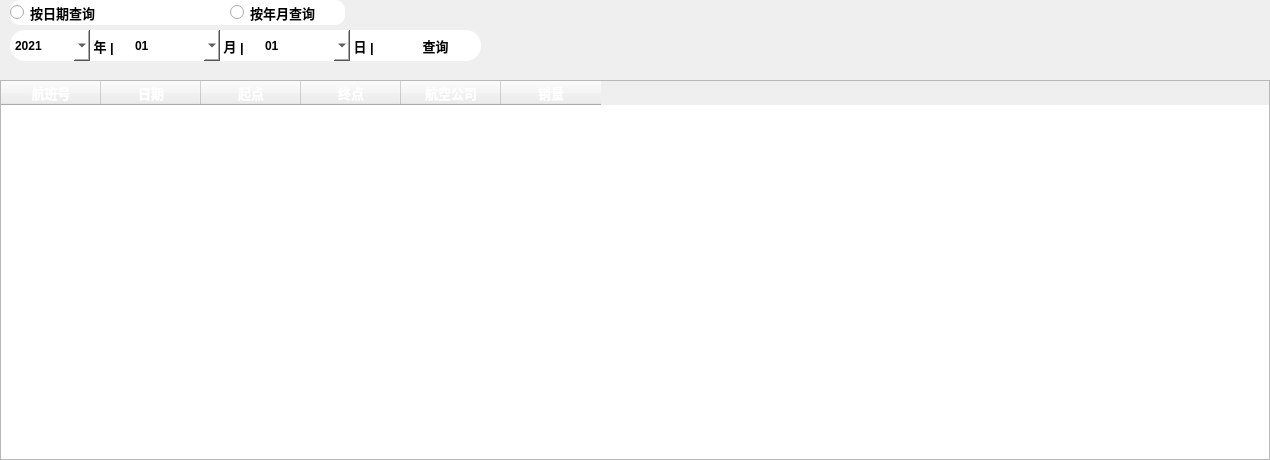
  <widget class="QWidget" name="widget_3" native="true">
   <property name="geometry">
    <rect>
     <x>170</x>
     <y>10</y>
     <width>1270</width>
     <height>460</height>
    </rect>
   </property>
   <property name="styleSheet">
    <string notr="true"/>
   </property>
   <widget class="QTableWidget" name="tableWidget_4">
    <property name="geometry">
     <rect>
      <x>0</x>
      <y>80</y>
      <width>1270</width>
      <height>380</height>
     </rect>
    </property>
    <property name="font">
     <font>
      <pointsize>10</pointsize>
     </font>
    </property>
    <property name="styleSheet">
     <string notr="true">color: rgb(255, 255, 255);</string>
    </property>
    <property name="editTriggers">
     <set>QAbstractItemView::NoEditTriggers</set>
    </property>
    <property name="selectionBehavior">
     <enum>QAbstractItemView::SelectRows</enum>
    </property>
    <column>
     <property name="text">
      <string>航班号</string>
     </property>
     <property name="font">
      <font>
       <pointsize>10</pointsize>
       <weight>75</weight>
       <bold>true</bold>
      </font>
     </property>
     <property name="textAlignment">
      <set>AlignCenter</set>
     </property>
    </column>
    <column>
     <property name="text">
      <string>日期</string>
     </property>
     <property name="font">
      <font>
       <pointsize>10</pointsize>
       <weight>75</weight>
       <bold>true</bold>
      </font>
     </property>
     <property name="textAlignment">
      <set>AlignCenter</set>
     </property>
    </column>
    <column>
     <property name="text">
      <string>起点</string>
     </property>
     <property name="font">
      <font>
       <pointsize>10</pointsize>
       <weight>75</weight>
       <bold>true</bold>
      </font>
     </property>
     <property name="textAlignment">
      <set>AlignCenter</set>
     </property>
    </column>
    <column>
     <property name="text">
      <string>终点</string>
     </property>
     <property name="font">
      <font>
       <pointsize>10</pointsize>
       <weight>75</weight>
       <bold>true</bold>
      </font>
     </property>
     <property name="textAlignment">
      <set>AlignCenter</set>
     </property>
    </column>
    <column>
     <property name="text">
      <string>航空公司</string>
     </property>
     <property name="font">
      <font>
       <pointsize>10</pointsize>
       <weight>75</weight>
       <bold>true</bold>
      </font>
     </property>
     <property name="textAlignment">
      <set>AlignCenter</set>
     </property>
    </column>
    <column>
     <property name="text">
      <string>销量</string>
     </property>
     <property name="font">
      <font>
       <pointsize>10</pointsize>
       <weight>75</weight>
       <bold>true</bold>
      </font>
     </property>
     <property name="textAlignment">
      <set>AlignCenter</set>
     </property>
    </column>
   </widget>
   <widget class="QComboBox" name="comboBox_2">
    <property name="geometry">
     <rect>
      <x>10</x>
      <y>30</y>
      <width>80</width>
      <height>31</height>
     </rect>
    </property>
    <property name="font">
     <font>
      <weight>75</weight>
      <bold>true</bold>
     </font>
    </property>
    <property name="styleSheet">
     <string notr="true">background-color: rgb(255, 255, 255);
border-top-left-radius:15px;
border-bottom-left-radius:15px;</string>
    </property>
    <item>
     <property name="text">
      <string>2021</string>
     </property>
    </item>
   </widget>
   <widget class="QLabel" name="label_15">
    <property name="geometry">
     <rect>
      <x>220</x>
      <y>30</y>
      <width>41</width>
      <height>31</height>
     </rect>
    </property>
    <property name="font">
     <font>
      <pointsize>10</pointsize>
      <weight>75</weight>
      <bold>true</bold>
     </font>
    </property>
    <property name="styleSheet">
     <string notr="true">background-color: rgb(255, 255, 255);</string>
    </property>
    <property name="text">
     <string> 月 |</string>
    </property>
   </widget>
   <widget class="QLabel" name="label_16">
    <property name="geometry">
     <rect>
      <x>90</x>
      <y>30</y>
      <width>40</width>
      <height>31</height>
     </rect>
    </property>
    <property name="font">
     <font>
      <pointsize>10</pointsize>
      <weight>75</weight>
      <bold>true</bold>
     </font>
    </property>
    <property name="styleSheet">
     <string notr="true">background-color: rgb(255, 255, 255);</string>
    </property>
    <property name="text">
     <string> 年 |</string>
    </property>
   </widget>
   <widget class="QComboBox" name="comboBox_3">
    <property name="geometry">
     <rect>
      <x>130</x>
      <y>30</y>
      <width>90</width>
      <height>31</height>
     </rect>
    </property>
    <property name="font">
     <font>
      <weight>75</weight>
      <bold>true</bold>
     </font>
    </property>
    <property name="styleSheet">
     <string notr="true">background-color: rgb(255, 255, 255);
border-top-right-radius:15px;
border-bottom-right-radius:15px;</string>
    </property>
    <item>
     <property name="text">
      <string>01</string>
     </property>
    </item>
    <item>
     <property name="text">
      <string>02</string>
     </property>
    </item>
    <item>
     <property name="text">
      <string>03</string>
     </property>
    </item>
    <item>
     <property name="text">
      <string>04</string>
     </property>
    </item>
    <item>
     <property name="text">
      <string>05</string>
     </property>
    </item>
    <item>
     <property name="text">
      <string>06</string>
     </property>
    </item>
    <item>
     <property name="text">
      <string>07</string>
     </property>
    </item>
    <item>
     <property name="text">
      <string>08</string>
     </property>
    </item>
    <item>
     <property name="text">
      <string>09</string>
     </property>
    </item>
    <item>
     <property name="text">
      <string>10</string>
     </property>
    </item>
    <item>
     <property name="text">
      <string>11</string>
     </property>
    </item>
    <item>
     <property name="text">
      <string>12</string>
     </property>
    </item>
   </widget>
   <widget class="QPushButton" name="pushButton_14">
    <property name="geometry">
     <rect>
      <x>390</x>
      <y>30</y>
      <width>91</width>
      <height>31</height>
     </rect>
    </property>
    <property name="font">
     <font>
      <pointsize>10</pointsize>
      <weight>75</weight>
      <bold>true</bold>
     </font>
    </property>
    <property name="styleSheet">
     <string notr="true">#pushButton_14:!hover
{
background-color: rgb(255, 255, 255);
border-top-right-radius:15px;
border-bottom-right-radius:15px;
}
#pushButton_14:hover
{
background-color: rgb(85, 187, 138);
border-top-right-radius:15px;
border-bottom-right-radius:15px;
color: rgb(255, 255, 255);
}</string>
    </property>
    <property name="text">
     <string>查询</string>
    </property>
   </widget>
   <widget class="QRadioButton" name="radioButton">
    <property name="geometry">
     <rect>
      <x>10</x>
      <y>0</y>
      <width>115</width>
      <height>25</height>
     </rect>
    </property>
    <property name="font">
     <font>
      <pointsize>10</pointsize>
      <weight>75</weight>
      <bold>true</bold>
     </font>
    </property>
    <property name="styleSheet">
     <string notr="true">#radioButton:!hover
{
background-color: rgb(255, 255, 255);
border-top-left-radius:10px;
border-bottom-left-radius:10px;
}
#radioButton:hover
{
background-color: rgb(85, 187, 138);
border-top-left-radius:10px;
border-bottom-left-radius:10px;
color: rgb(255, 255, 255);
}</string>
    </property>
    <property name="text">
     <string>按日期查询</string>
    </property>
   </widget>
   <widget class="QRadioButton" name="radioButton_2">
    <property name="geometry">
     <rect>
      <x>230</x>
      <y>0</y>
      <width>115</width>
      <height>25</height>
     </rect>
    </property>
    <property name="font">
     <font>
      <pointsize>10</pointsize>
      <weight>75</weight>
      <bold>true</bold>
     </font>
    </property>
    <property name="styleSheet">
     <string notr="true">#radioButton_2:!hover
{
background-color: rgb(255, 255, 255);
border-top-right-radius:10px;
border-bottom-right-radius:10px;
}
#radioButton_2:hover
{
background-color: rgb(85, 187, 138);
border-top-right-radius:10px;
border-bottom-right-radius:10px;
color: rgb(255, 255, 255);
}</string>
    </property>
    <property name="text">
     <string>按年月查询</string>
    </property>
   </widget>
   <widget class="QLabel" name="label_17">
    <property name="geometry">
     <rect>
      <x>120</x>
      <y>0</y>
      <width>111</width>
      <height>25</height>
     </rect>
    </property>
    <property name="styleSheet">
     <string notr="true">background-color: rgb(255, 255, 255);</string>
    </property>
    <property name="text">
     <string/>
    </property>
   </widget>
   <widget class="QComboBox" name="comboBox_4">
    <property name="geometry">
     <rect>
      <x>260</x>
      <y>30</y>
      <width>90</width>
      <height>31</height>
     </rect>
    </property>
    <property name="font">
     <font>
      <weight>75</weight>
      <bold>true</bold>
     </font>
    </property>
    <property name="styleSheet">
     <string notr="true">background-color: rgb(255, 255, 255);
border-top-right-radius:15px;
border-bottom-right-radius:15px;</string>
    </property>
    <item>
     <property name="text">
      <string>01</string>
     </property>
    </item>
    <item>
     <property name="text">
      <string>02</string>
     </property>
    </item>
    <item>
     <property name="text">
      <string>03</string>
     </property>
    </item>
    <item>
     <property name="text">
      <string>04</string>
     </property>
    </item>
    <item>
     <property name="text">
      <string>05</string>
     </property>
    </item>
    <item>
     <property name="text">
      <string>06</string>
     </property>
    </item>
    <item>
     <property name="text">
      <string>07</string>
     </property>
    </item>
    <item>
     <property name="text">
      <string>08</string>
     </property>
    </item>
    <item>
     <property name="text">
      <string>09</string>
     </property>
    </item>
    <item>
     <property name="text">
      <string>10</string>
     </property>
    </item>
    <item>
     <property name="text">
      <string>11</string>
     </property>
    </item>
    <item>
     <property name="text">
      <string>12</string>
     </property>
    </item>
    <item>
     <property name="text">
      <string>13</string>
     </property>
    </item>
    <item>
     <property name="text">
      <string>14</string>
     </property>
    </item>
    <item>
     <property name="text">
      <string>15</string>
     </property>
    </item>
    <item>
     <property name="text">
      <string>16</string>
     </property>
    </item>
    <item>
     <property name="text">
      <string>17</string>
     </property>
    </item>
    <item>
     <property name="text">
      <string>18</string>
     </property>
    </item>
    <item>
     <property name="text">
      <string>19</string>
     </property>
    </item>
    <item>
     <property name="text">
      <string>20</string>
     </property>
    </item>
    <item>
     <property name="text">
      <string>21</string>
     </property>
    </item>
    <item>
     <property name="text">
      <string>22</string>
     </property>
    </item>
    <item>
     <property name="text">
      <string>23</string>
     </property>
    </item>
    <item>
     <property name="text">
      <string>24</string>
     </property>
    </item>
    <item>
     <property name="text">
      <string>25</string>
     </property>
    </item>
    <item>
     <property name="text">
      <string>26</string>
     </property>
    </item>
    <item>
     <property name="text">
      <string>27</string>
     </property>
    </item>
    <item>
     <property name="text">
      <string>28</string>
     </property>
    </item>
    <item>
     <property name="text">
      <string>29</string>
     </property>
    </item>
    <item>
     <property name="text">
      <string>30</string>
     </property>
    </item>
    <item>
     <property name="text">
      <string>31</string>
     </property>
    </item>
   </widget>
   <widget class="QLabel" name="label_18">
    <property name="geometry">
     <rect>
      <x>350</x>
      <y>30</y>
      <width>41</width>
      <height>31</height>
     </rect>
    </property>
    <property name="font">
     <font>
      <pointsize>10</pointsize>
      <weight>75</weight>
      <bold>true</bold>
     </font>
    </property>
    <property name="styleSheet">
     <string notr="true">background-color: rgb(255, 255, 255);
</string>
    </property>
    <property name="text">
     <string> 日 |</string>
    </property>
   </widget>
   <zorder>tableWidget_4</zorder>
   <zorder>comboBox_2</zorder>
   <zorder>label_15</zorder>
   <zorder>label_16</zorder>
   <zorder>comboBox_3</zorder>
   <zorder>pushButton_14</zorder>
   <zorder>label_17</zorder>
   <zorder>radioButton_2</zorder>
   <zorder>radioButton</zorder>
   <zorder>comboBox_4</zorder>
   <zorder>label_18</zorder>
  </widget>
